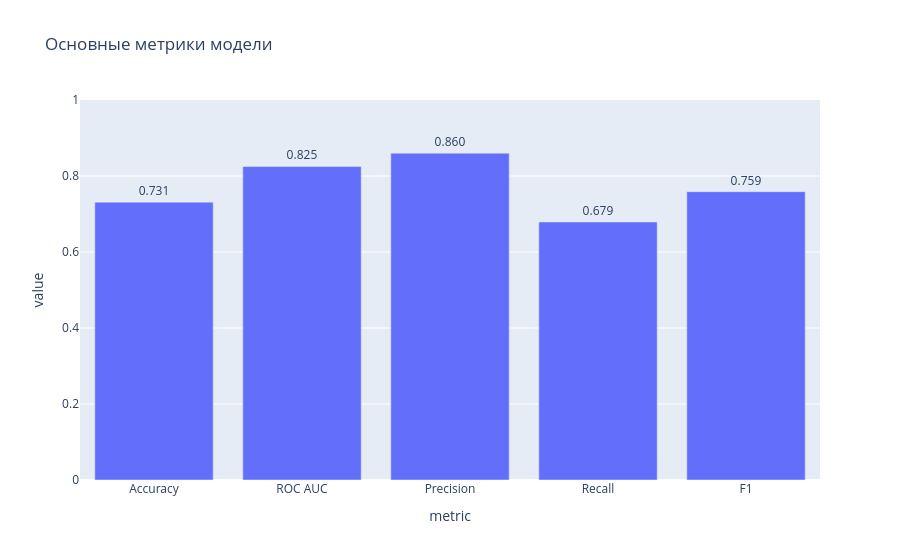

Here is the notebook cell this chart was saved with:
### Code cell
fig_m = px.bar(metrics_df, x='metric', y='value', text='value', title='Основные метрики модели')
fig_m.update_traces(texttemplate='%{text:.3f}', textposition='outside')
fig_m.update_layout(yaxis=dict(range=[0, 1]))
fig_m.show()

### Figure 1 — Plotly figure (JSON) as saved in the notebook; plotly's stock layout.template omitted (floating-point values rounded to 4 significant figures)
{"data": [{"hovertemplate": "metric=%{x}<br>value=%{text}<extra></extra>", "legendgroup": "", "marker": {"color": "#636efa", "pattern": {"shape": ""}}, "name": "", "orientation": "v", "showlegend": false, "text": [0.7311, 0.825, 0.86, 0.6789, 0.7588], "textposition": "outside", "texttemplate": "%{text:.3f}", "type": "bar", "x": ["Accuracy", "ROC AUC", "Precision", "Recall", "F1"], "xaxis": "x", "y": [0.7311, 0.825, 0.86, 0.6789, 0.7588], "yaxis": "y"}], "layout": {"barmode": "relative", "legend": {"tracegroupgap": 0}, "title": {"text": "Основные метрики модели"}, "xaxis": {"anchor": "y", "domain": [0, 1], "title": {"text": "metric"}}, "yaxis": {"anchor": "x", "domain": [0, 1], "range": [0, 1], "title": {"text": "value"}}}}
